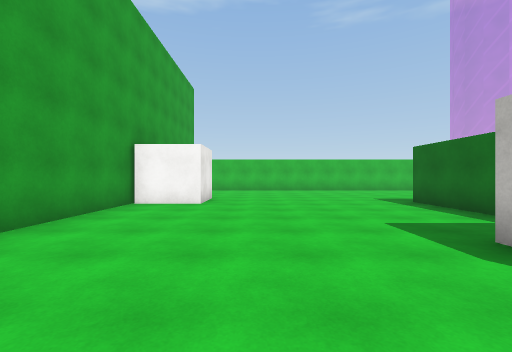
view 1 (above)

24 first-person views from a walk through a 3-D level made in the Unity game engine. The camera is 1.4 m above the floor, looks level and sees 90° across. The floor is counted in squares, 2 m on a side. Each view is taken from the middle of a square. On the plan, view 1 faces up. The plan holds only what a view shows up to about 9 squares ahead; the rest is blank. The place goes on beyond the plan. Surface patterns are stand-ins for the level's own textures.

view 2
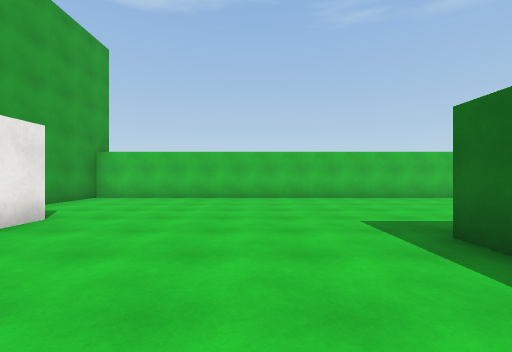

view 3
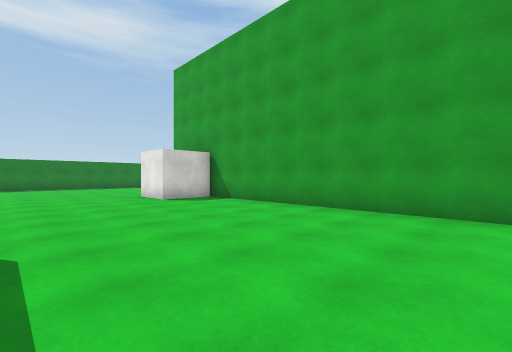

view 4
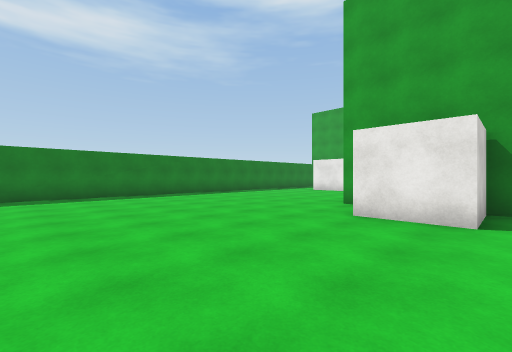

view 5
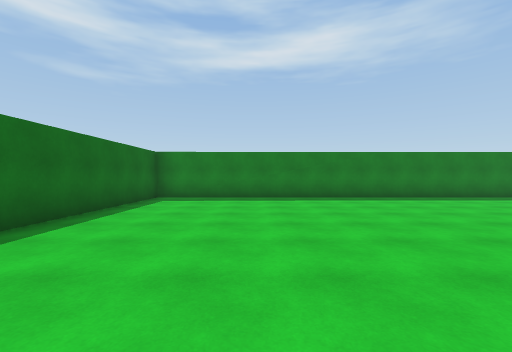

view 6
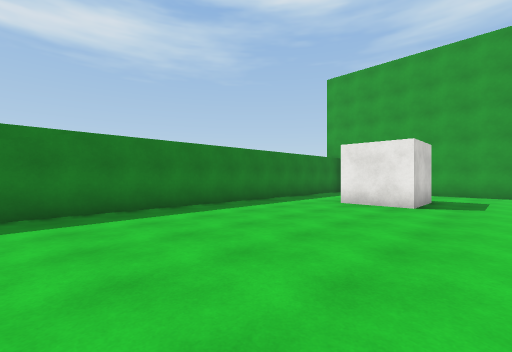

view 7
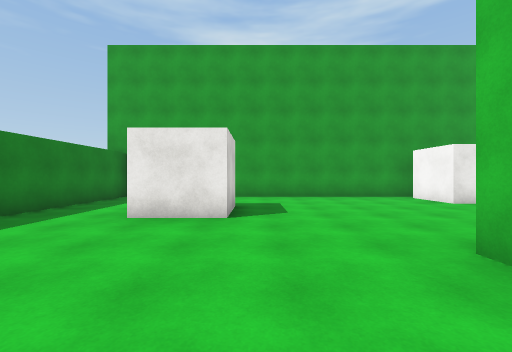

view 8
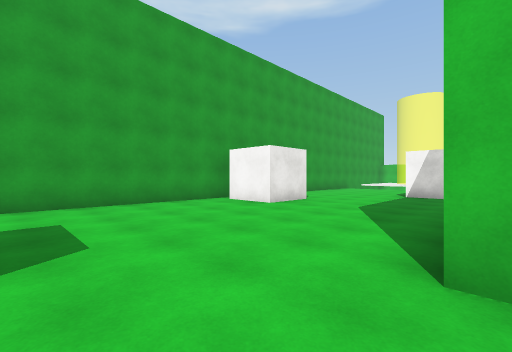

view 9
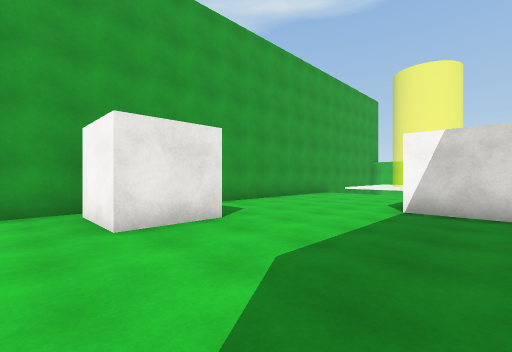

view 10
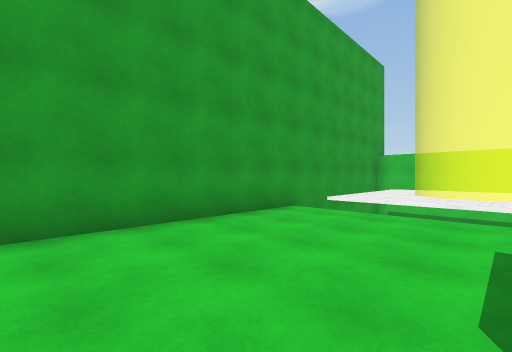

view 11
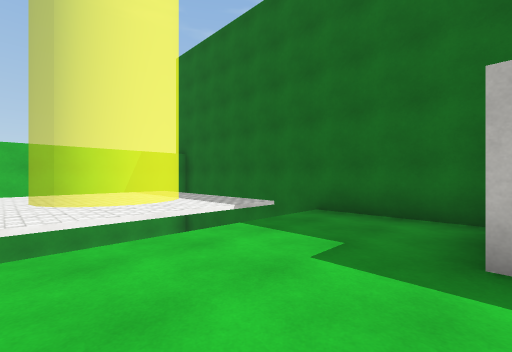

view 12
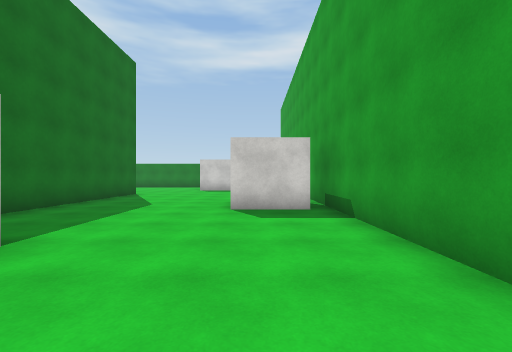

view 13
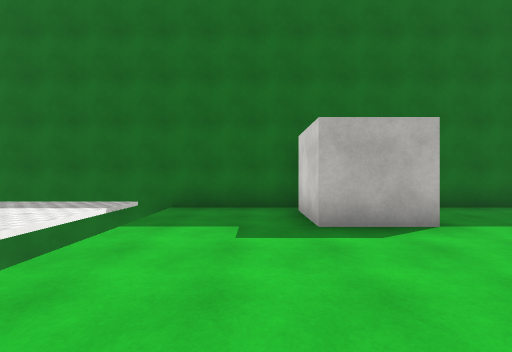

view 14
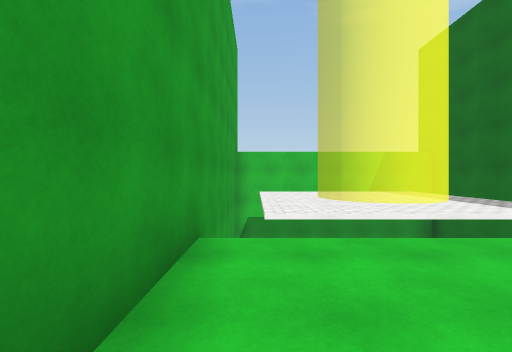

view 15
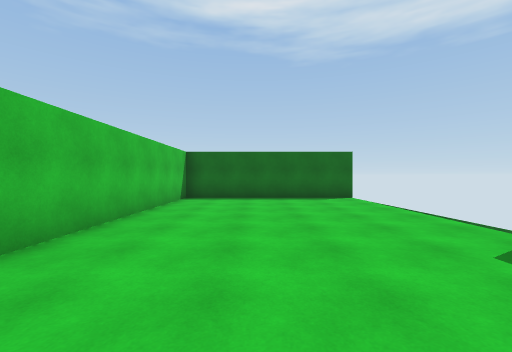

view 16
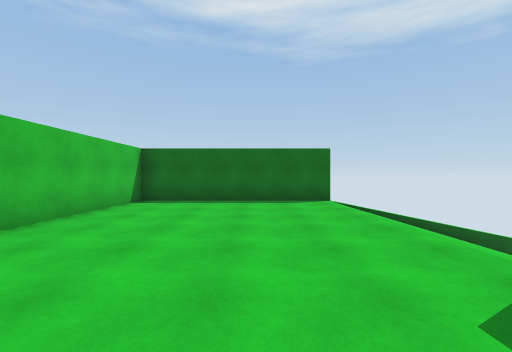

view 17
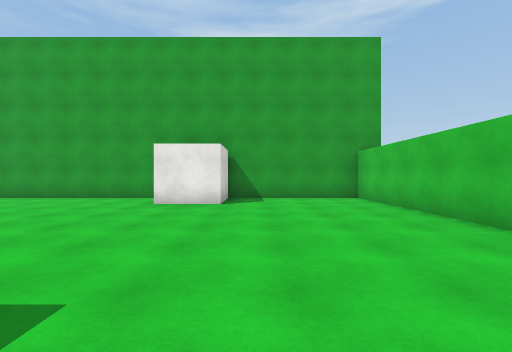

view 18
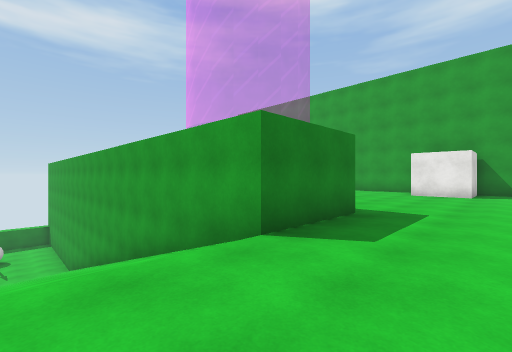

view 19
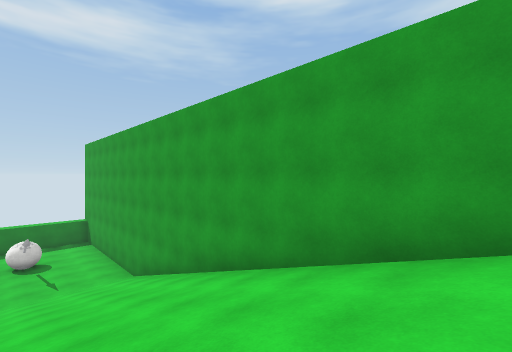

view 20
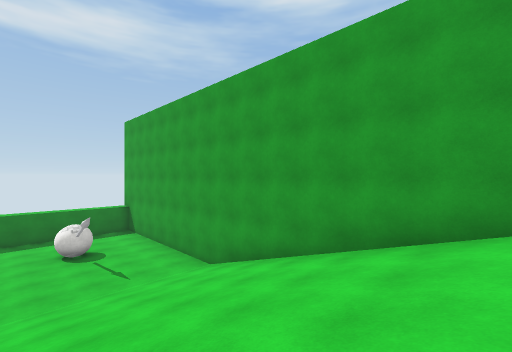

view 21
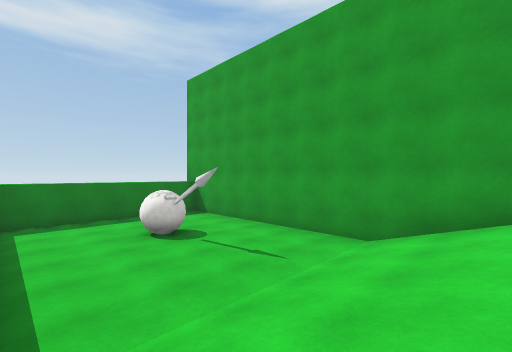

view 22
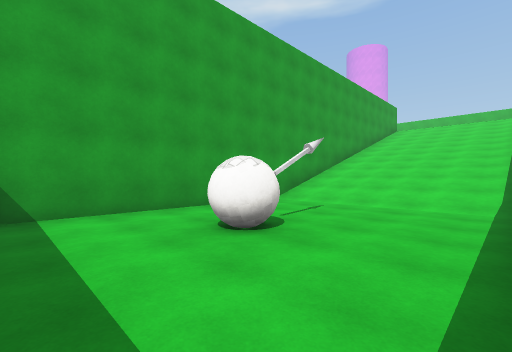

view 23
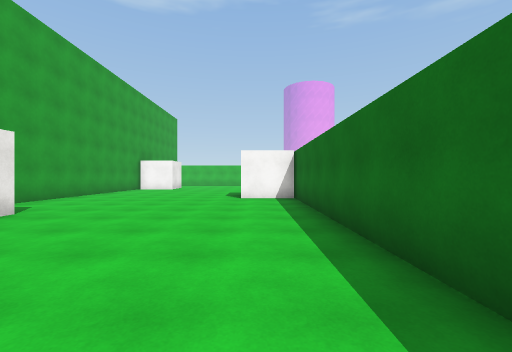

view 24
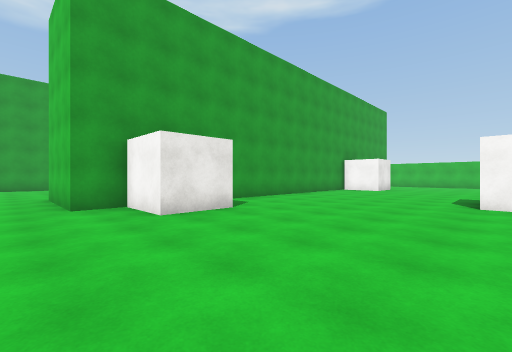

### Floor plan
Key: @ floor where view 1 was taken; # wall or solid block; x gap in a wall; . main floor; : floor 0.5 m higher than the main floor; - floor 7 m lower than the main floor; / step, stairs or slope; v drop or lower ground; B ball.
Columns run from 13 left of view 1 to 13 right of it. Each row starts with its distance up from view 1.
 13      ### ##################
 12 #v####v# #................#
 11 #v:::: # #................#
 10 #v    v# #................#
  9 #v    v# #................#
  8 #v:  :v# ###..............#
  7 #vvvvvv# ###......##......x
  6 #......###........##//////
  5 #......###........##//////
  4 #....#####........ #//////
  3 #....##  #.......  #///  /
  2 #......  #......#  #///  /
  1 #......###......####//////
  0 #......###...@....##//////
 -1 ###....###........##//////
 -2 ###....###........##//////
 -3 #......# ###......##//////
 -4 #......# ###......##//////
 -5 #......###........##//////
 -6 #.................##------
 -7 #.................##------
 -8 #..##.............##--B---
 -9     #.............##--B---
-10    ...............##------
-11 #.................##------
-12 ###################

Positions as (right, up) in squares from view 1, and headings:
1: (0, 0), facing up
2: (2, 4), facing up
3: (2, 5), facing down-left
4: (3, -2), facing down-left
5: (1, -3), facing down
6: (-2, -6), facing down-left
7: (-4, -7), facing left
8: (-6, -7), facing up-left
9: (-7, -3), facing up-left
10: (-9, 2), facing up-left
11: (-11, 4), facing up-right
12: (-11, 5), facing down
13: (-12, 5), facing right
14: (-12, 4), facing up
15: (4, 10), facing right
16: (5, 9), facing right
17: (5, 9), facing left
18: (9, 9), facing down-left
19: (10, 4), facing down-left
20: (11, 1), facing down-left
21: (12, -3), facing down-left
22: (12, -11), facing up-left
23: (3, -7), facing up
24: (3, -6), facing up-left
